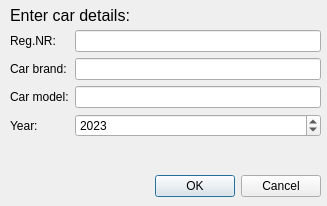
<?xml version="1.0" encoding="UTF-8"?>
<ui version="4.0">
 <class>addCar_D</class>
 <widget class="QDialog" name="addCar_D">
  <property name="geometry">
   <rect>
    <x>0</x>
    <y>0</y>
    <width>327</width>
    <height>206</height>
   </rect>
  </property>
  <property name="windowTitle">
   <string>Add car</string>
  </property>
  <widget class="QDialogButtonBox" name="buttonBox">
   <property name="geometry">
    <rect>
     <x>-20</x>
     <y>170</y>
     <width>341</width>
     <height>32</height>
    </rect>
   </property>
   <property name="orientation">
    <enum>Qt::Horizontal</enum>
   </property>
   <property name="standardButtons">
    <set>QDialogButtonBox::Cancel|QDialogButtonBox::Ok</set>
   </property>
  </widget>
  <widget class="QWidget" name="formLayoutWidget">
   <property name="geometry">
    <rect>
     <x>10</x>
     <y>30</y>
     <width>311</width>
     <height>141</height>
    </rect>
   </property>
   <layout class="QFormLayout" name="formLayout">
    <item row="0" column="0">
     <widget class="QLabel" name="label_2">
      <property name="text">
       <string>Reg.NR:</string>
      </property>
     </widget>
    </item>
    <item row="0" column="1">
     <widget class="QLineEdit" name="lineEdit_regNr">
      <property name="maxLength">
       <number>7</number>
      </property>
     </widget>
    </item>
    <item row="1" column="1">
     <widget class="QLineEdit" name="lineEdit_carBrand"/>
    </item>
    <item row="2" column="1">
     <widget class="QLineEdit" name="lineEdit_carModel"/>
    </item>
    <item row="1" column="0">
     <widget class="QLabel" name="label_3">
      <property name="text">
       <string>Car brand:</string>
      </property>
     </widget>
    </item>
    <item row="2" column="0">
     <widget class="QLabel" name="label_4">
      <property name="text">
       <string>Car model:</string>
      </property>
     </widget>
    </item>
    <item row="3" column="0">
     <widget class="QLabel" name="label_5">
      <property name="text">
       <string>Year:</string>
      </property>
     </widget>
    </item>
    <item row="3" column="1">
     <widget class="QSpinBox" name="spinBox_year">
      <property name="buttonSymbols">
       <enum>QAbstractSpinBox::UpDownArrows</enum>
      </property>
      <property name="minimum">
       <number>2000</number>
      </property>
      <property name="maximum">
       <number>2050</number>
      </property>
      <property name="value">
       <number>2023</number>
      </property>
     </widget>
    </item>
   </layout>
  </widget>
  <widget class="QLabel" name="label">
   <property name="geometry">
    <rect>
     <x>10</x>
     <y>-10</y>
     <width>161</width>
     <height>51</height>
    </rect>
   </property>
   <property name="font">
    <font>
     <pointsize>12</pointsize>
    </font>
   </property>
   <property name="text">
    <string>Enter car details:</string>
   </property>
  </widget>
 </widget>
 <resources/>
 <connections>
  <connection>
   <sender>buttonBox</sender>
   <signal>accepted()</signal>
   <receiver>addCar_D</receiver>
   <slot>accept()</slot>
   <hints>
    <hint type="sourcelabel">
     <x>248</x>
     <y>254</y>
    </hint>
    <hint type="destinationlabel">
     <x>157</x>
     <y>274</y>
    </hint>
   </hints>
  </connection>
  <connection>
   <sender>buttonBox</sender>
   <signal>rejected()</signal>
   <receiver>addCar_D</receiver>
   <slot>reject()</slot>
   <hints>
    <hint type="sourcelabel">
     <x>316</x>
     <y>260</y>
    </hint>
    <hint type="destinationlabel">
     <x>286</x>
     <y>274</y>
    </hint>
   </hints>
  </connection>
 </connections>
</ui>
